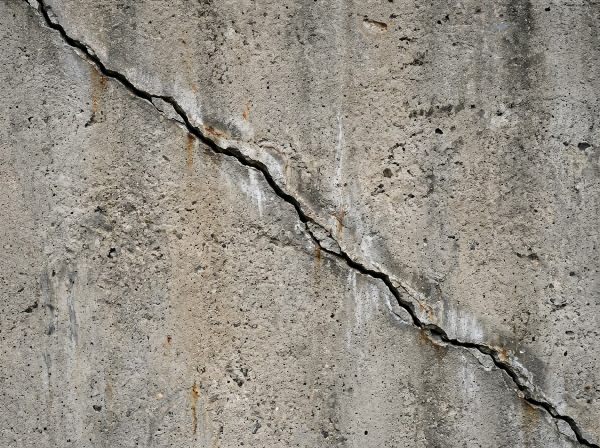
#> input picture assets/sample_crack.jpg, 1200 x 896 px (shown at 1/2 size)
$ python -i imaging.py   (imports and definitions only)
#> lines starting #> are read from the running program, lines starting #| are printed output that depends on the picture; after the words box and inside, x2 and y2 are one past the last pixel; in counts of white or black regions, pixels touching at a corner belong together
#> further down, picture is the input picture: PIL image 1200x896 RGB; mean R, G, B 148.3, 143.1, 133.7
"""Image validation, preprocessing and lightweight computer-vision heuristics (Pillow + NumPy)."""
from __future__ import annotations

import hashlib
import io
import math
from dataclasses import dataclass

import numpy as np
from PIL import Image, ImageFilter, ImageOps, UnidentifiedImageError

from .config import MAX_IMAGE_DIM, MAX_UPLOAD_MB


class ImageError(ValueError):
    """Raised for unusable uploads (empty, too large, corrupt, unsupported)."""


@dataclass
class PreparedImage:
    image: Image.Image
    jpeg_bytes: bytes
    mime_type: str
    width: int
    height: int
    signature: str


def prepare_image(data: bytes) -> PreparedImage:
    """Validate, orient, flatten to RGB, downscale and re-encode an upload as JPEG."""
    if not data:
        raise ImageError("The uploaded file is empty.")
    if len(data) > MAX_UPLOAD_MB * 1024 * 1024:
        raise ImageError(f"Image exceeds the {MAX_UPLOAD_MB} MB upload limit.")
    try:
        img = Image.open(io.BytesIO(data))
        img.load()
    except (UnidentifiedImageError, OSError, ValueError) as exc:
        raise ImageError("Unsupported or corrupt image. Please upload a valid JPG or PNG.") from exc

    img = ImageOps.exif_transpose(img)
    if img.mode in ("RGBA", "LA", "P"):
        rgba = img.convert("RGBA")
        bg = Image.new("RGB", rgba.size, (255, 255, 255))
        bg.paste(rgba, mask=rgba.split()[-1])
        img = bg
    else:
        img = img.convert("RGB")
    img.thumbnail((MAX_IMAGE_DIM, MAX_IMAGE_DIM), Image.LANCZOS)

    buf = io.BytesIO()
    img.save(buf, "JPEG", quality=88, optimize=True)
    signature = hashlib.sha256(img.resize((32, 32)).tobytes()).hexdigest()
    return PreparedImage(img, buf.getvalue(), "image/jpeg", img.width, img.height, signature)


def visual_features(img: Image.Image) -> dict[str, float]:
    """Colour / luminance statistics used by the offline demo engine."""
    small = img.copy()
    small.thumbnail((256, 256))
    hsv = np.asarray(small.convert("HSV"), dtype=np.float32) / 255.0
    h, s, v = hsv[..., 0] * 360.0, hsv[..., 1], hsv[..., 2]
    hivis = (h >= 15) & (h <= 75) & (s > 0.6) & (v > 0.65)  # safety orange / lime-yellow
    lum = np.asarray(small.convert("L"), dtype=np.float32) / 255.0
    return {
        "hivis_ratio": float(hivis.mean()),
        "brightness": float(lum.mean()),
        "contrast": float(lum.std()),
        "dark_ratio": float((lum < 0.25).mean()),
    }


def crack_analysis(img: Image.Image) -> tuple[Image.Image, dict[str, float | str]]:
    """Locate thin dark linear features and return (overlay image, metrics).

    A crack is a thin region darker than its local neighbourhood, so we subtract a blurred
    background from a lightly smoothed image and threshold the residual.
    """
    work = img.copy()
    work.thumbnail((640, 640))
    gray = ImageOps.autocontrast(work.convert("L"))
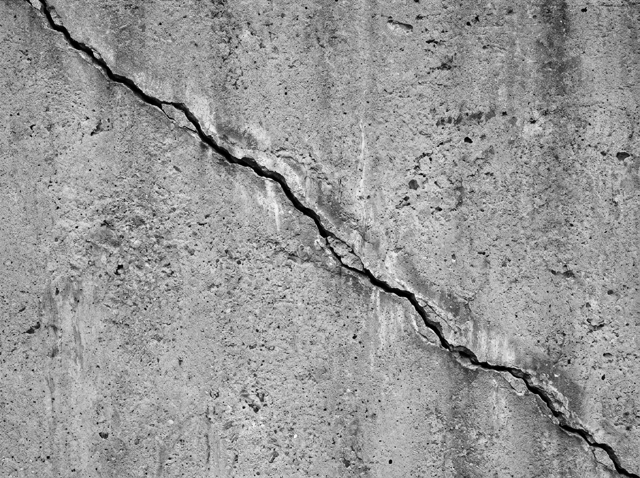
#> gray: PIL image 640x478 L; min 0, max 255, mean 151.4
    fine = np.asarray(gray.filter(ImageFilter.GaussianBlur(1.2)), dtype=np.float32) / 255.0
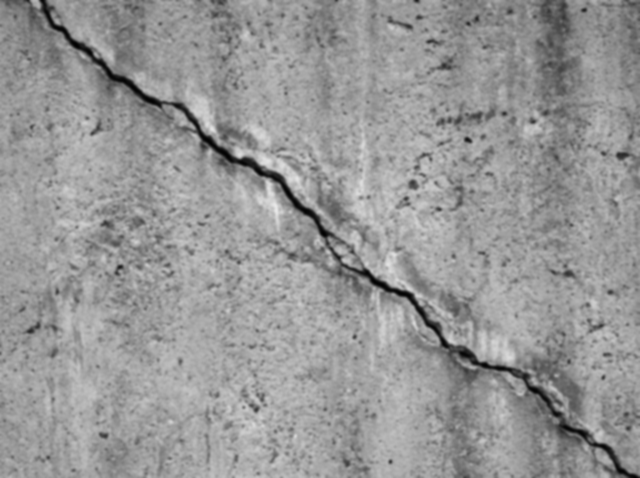
#> fine: shape (478, 640) float32; min 0.00392, max 0.91, mean 0.594
    background = np.asarray(gray.filter(ImageFilter.GaussianBlur(8)), dtype=np.float32) / 255.0
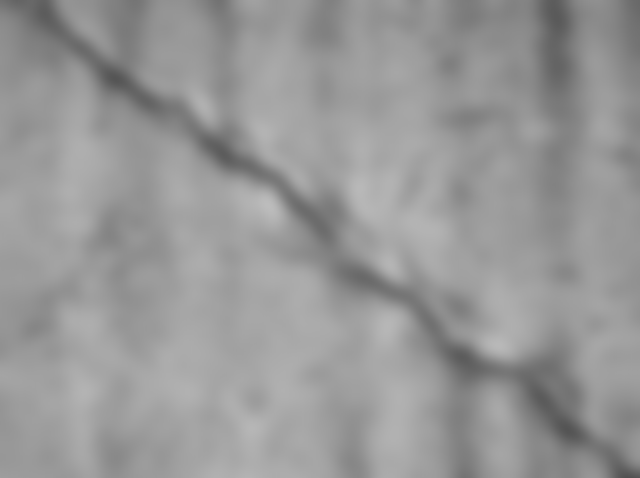
#> background: shape (478, 640) float32; min 0.314, max 0.737, mean 0.594
    mask = (background - fine) > 0.10
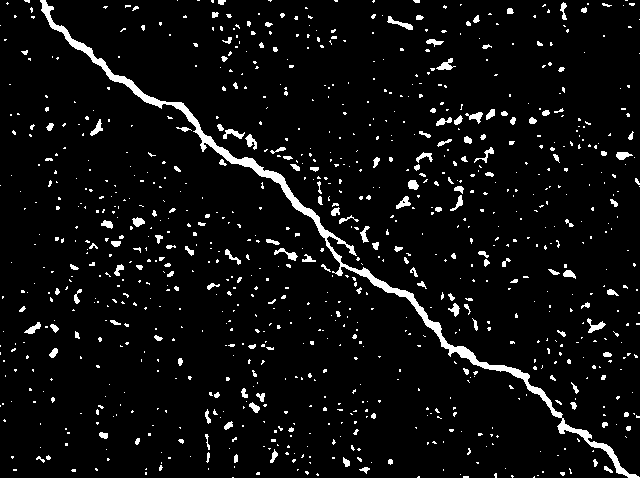
#> mask: shape (478, 640) bool; 5.4% white; 944 white regions (784 under 20 px), largest, box (x1, y1, x2, y2) and area: (40, 0, 640, 478) 5279, (387, 16, 413, 30) 120, (587, 318, 606, 333) 115

    crack_ratio = float(mask.mean())
#> crack_ratio = 0.0542
    ys, xs = np.nonzero(mask)
#> ys = 16581 values from 0 to 477; xs = 16581 values, max 639 at index 722, min 0 at index 892, mean 335.1
    orientation, elongation = "Unspecified", 1.0
    if len(xs) > 30:
        cov = np.cov(np.vstack([xs, ys]))
#> cov = [[29230.7, 5489.1], [5489.1, 16960.4]]
        evals, _ = np.linalg.eigh(cov)
#> evals = [14863.3, 31327.8]
        elongation = float(math.sqrt(max(evals[1], 1e-6) / max(evals[0], 1e-6)))
#> elongation = 1.45
        angle = abs(math.degrees(0.5 * math.atan2(2 * cov[0, 1], cov[0, 0] - cov[1, 1])))
#> angle = 20.91
        if angle < 20 or angle > 160:
            orientation = "Horizontal"
        elif 70 < angle < 110:
            orientation = "Vertical"
        else:
            orientation = "Diagonal"

    mask_img = Image.fromarray((mask * 255).astype(np.uint8)).filter(ImageFilter.MaxFilter(3))
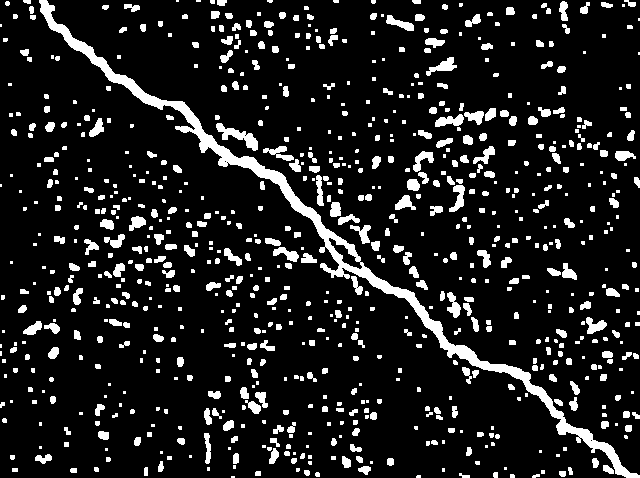
#> mask_img: PIL image 640x478 L; 11.9% white; 823 white regions (347 under 20 px), largest, box (x1, y1, x2, y2) and area: (39, 0, 640, 478) 8052, (216, 123, 258, 151) 424, (426, 57, 457, 76) 241
    red = Image.new("RGB", work.size, (255, 45, 70))
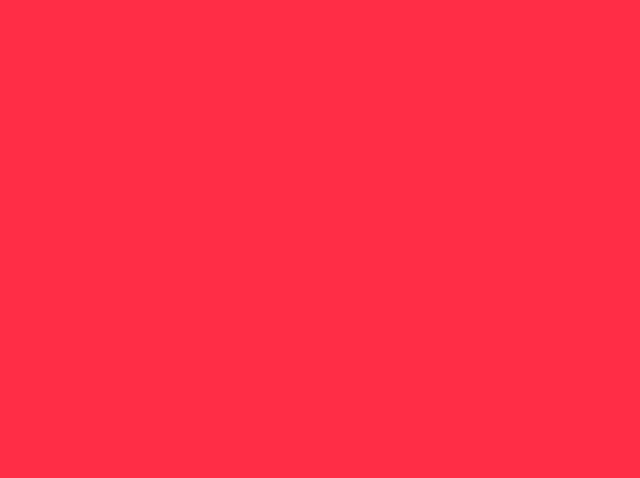
#> red: PIL image 640x478 RGB; mean R, G, B 255, 45, 70
    overlay = Image.composite(red, work, mask_img)
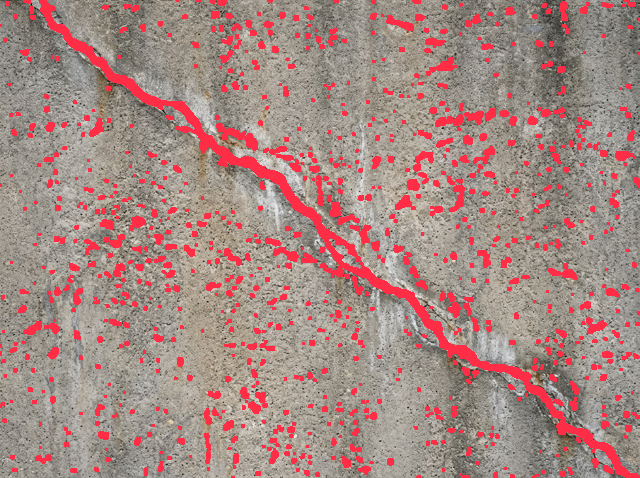
#> overlay: PIL image 640x478 RGB; mean R, G, B 166.2, 136.5, 131.1
    lum = np.asarray(gray, dtype=np.float32) / 255.0
    return overlay, {
        "crack_ratio": crack_ratio,
        "orientation": orientation,
        "elongation": elongation,
        "dark_ratio": float((lum < 0.25).mean()),
        "brightness": float(lum.mean()),
    }

>>> from PIL import Image
>>> picture = Image.open('../assets/sample_crack.jpg')
>>> result = crack_analysis(picture)

$ run again, on assets/sample_site.jpg
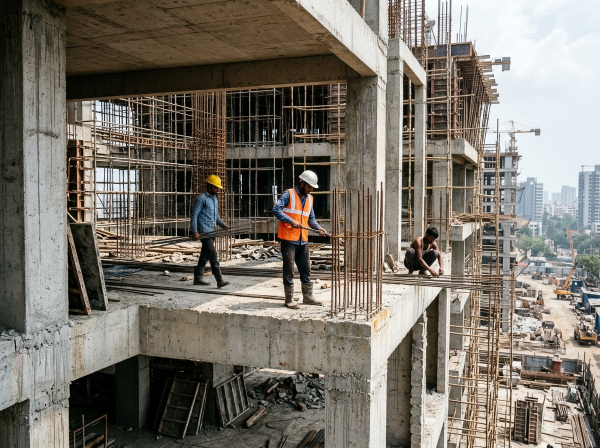
#> input picture assets/sample_site.jpg, 1200 x 896 px (shown at 1/2 size)
#> picture is the input picture: PIL image 1200x896 RGB; mean R, G, B 122.2, 116, 106.8
#> in crack_analysis, `mask = (background - fine) > 0.10`:
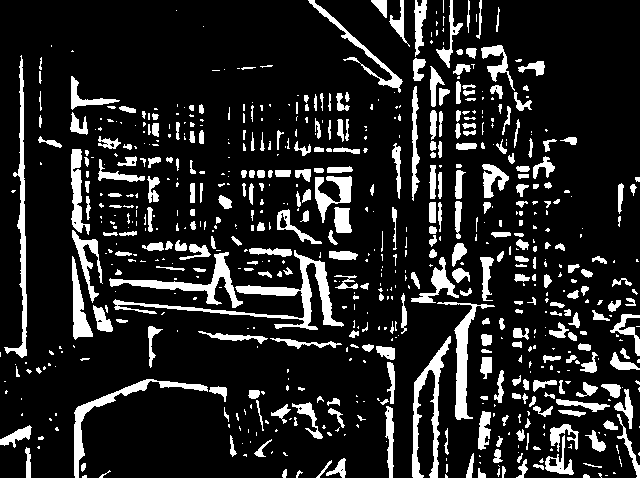
#> mask: shape (478, 640) bool; 14.7% white; 690 white regions (370 under 20 px), largest, box (x1, y1, x2, y2) and area: (113, 250, 344, 330) 2579, (412, 336, 451, 478) 1542, (4, 55, 27, 358) 1488
#> crack_ratio = 0.147
#> cov = [[30039.2, 2238], [2238, 14696.8]]
#> evals = [14377, 30359]
#> elongation = 1.45
#> angle = 8.13
#> mask_img: PIL image 640x478 L; 24.9% white; 463 white regions (98 under 20 px), largest, box (x1, y1, x2, y2) and area: (108, 235, 345, 331) 6251, (410, 242, 496, 421) 3326, (70, 148, 114, 333) 2630
#> in crack_analysis, `overlay = Image.composite(red, work, mask_img)`:
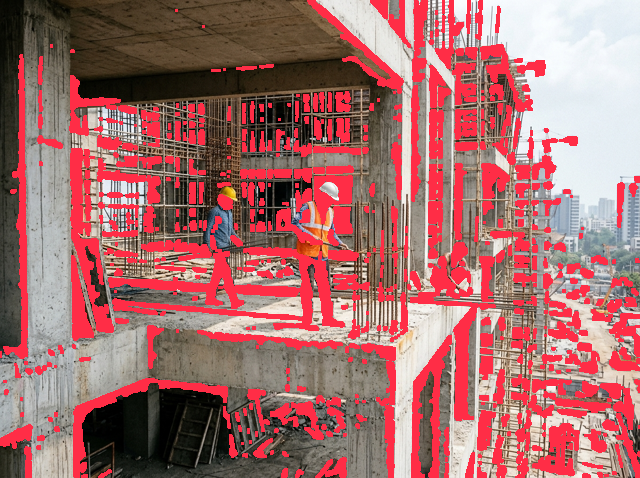
#> overlay: PIL image 640x478 RGB; mean R, G, B 166.3, 109.5, 108.7
